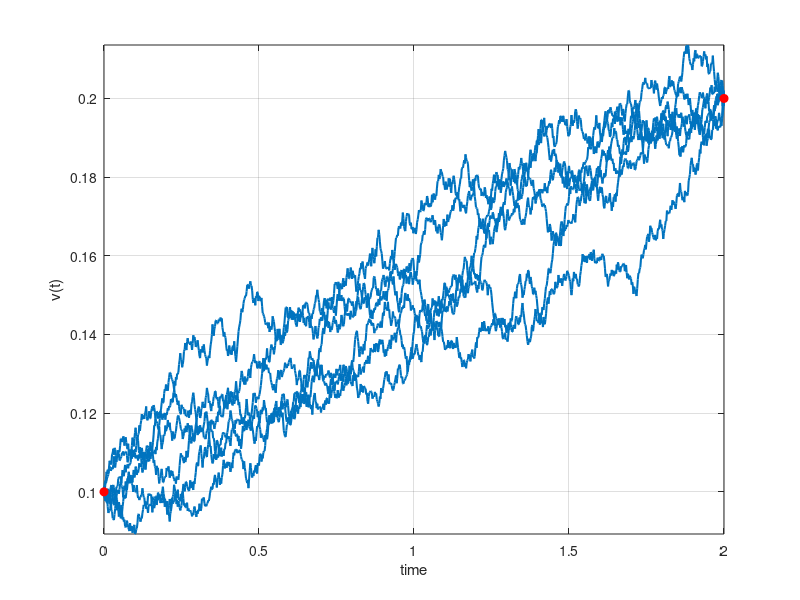
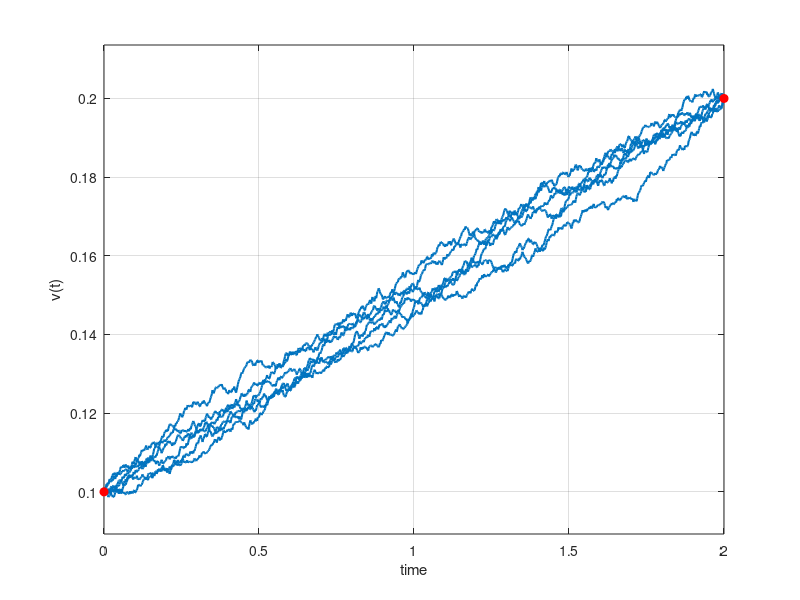

Write MATLAB code to recreate these figures, in order.
function BrownianBridge
clc;close all;

NoOfPaths  =6;
NoOfSteps  = 1000; 
T          = 2;
vt0        = 0.1;
vtN        = 0.2;
sigma1      =0.03;
sigma2      =0.01;

figure(1)
randn('seed',1)
[B,timeGrid] = GeneratePathsBrownianBridge(NoOfPaths,NoOfSteps,T,vt0,vtN,sigma1);
plot(timeGrid,B,'color',[0,0.45,0.75],'linewidth',1.5)
axis([0,T,min(min(B)),max(max(B))])
grid on
xlabel('time')
ylabel('v(t)')
a = axis;
hold on
plot([0,T],[vt0,vtN],'MarkerFaceColor',[1 0 0],'MarkerEdgeColor',[1 0 0],'Marker','o',...
    'LineStyle','none',...
    'Color',[1 0 0])

figure(2)
randn('seed',1)
[B,timeGrid] = GeneratePathsBrownianBridge(NoOfPaths,NoOfSteps,T,vt0,vtN,sigma2);
plot(timeGrid,B,'color',[0,0.45,0.75],'linewidth',1.5)
axis([0,T,min(min(B)),max(max(B))])
grid on
xlabel('time')
ylabel('v(t)')
axis(a)
hold on
plot([0,T],[vt0,vtN],'MarkerFaceColor',[1 0 0],'MarkerEdgeColor',[1 0 0],'Marker','o',...
    'LineStyle','none',...
    'Color',[1 0 0])

function [B,time] = GeneratePathsBrownianBridge(NoOfPaths,NoOfSteps,T,a,b,sigma)

% Brownian bridge process approximated with the Euler discretization

B=zeros(NoOfPaths,NoOfSteps);
B(:,1) = a;

% Random noise

Z=random('normal',0,1,[NoOfPaths,NoOfSteps]);
W=zeros([NoOfPaths,NoOfSteps]);

dt = T / NoOfSteps;
time = zeros([NoOfSteps+1,1]);
for i=1:NoOfSteps
    if NoOfPaths>1
        Z(:,i)   = (Z(:,i) - mean(Z(:,i))) / std(Z(:,i));
    end
    W(:,i+1)  = W(:,i) + sqrt(dt).*Z(:,i);
    B(:,i+1)  = B(:,i) +   (b-B(:,i))/(T -time(i))*dt + sigma*(W(:,i+1)-W(:,i));
    time(i+1) = time(i) + dt;
end
